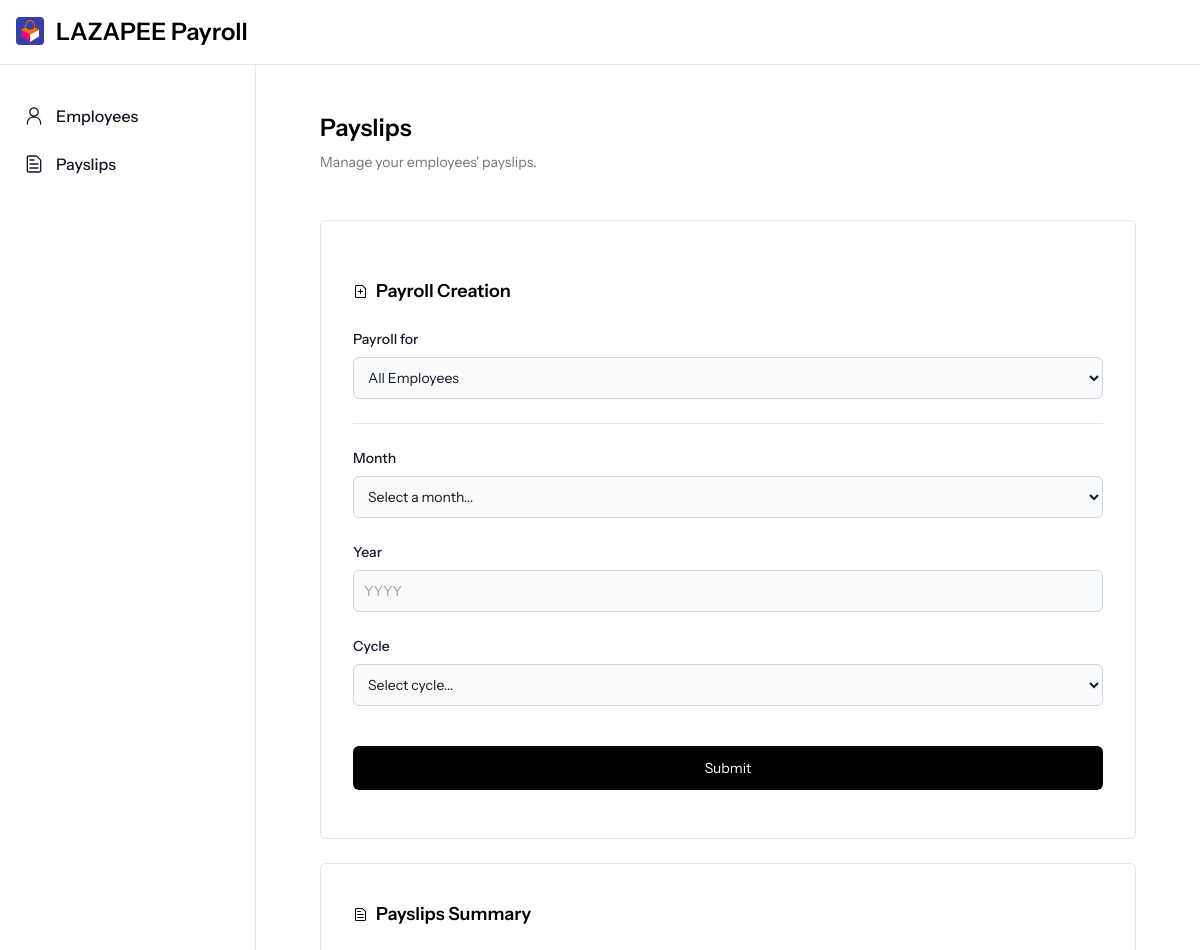
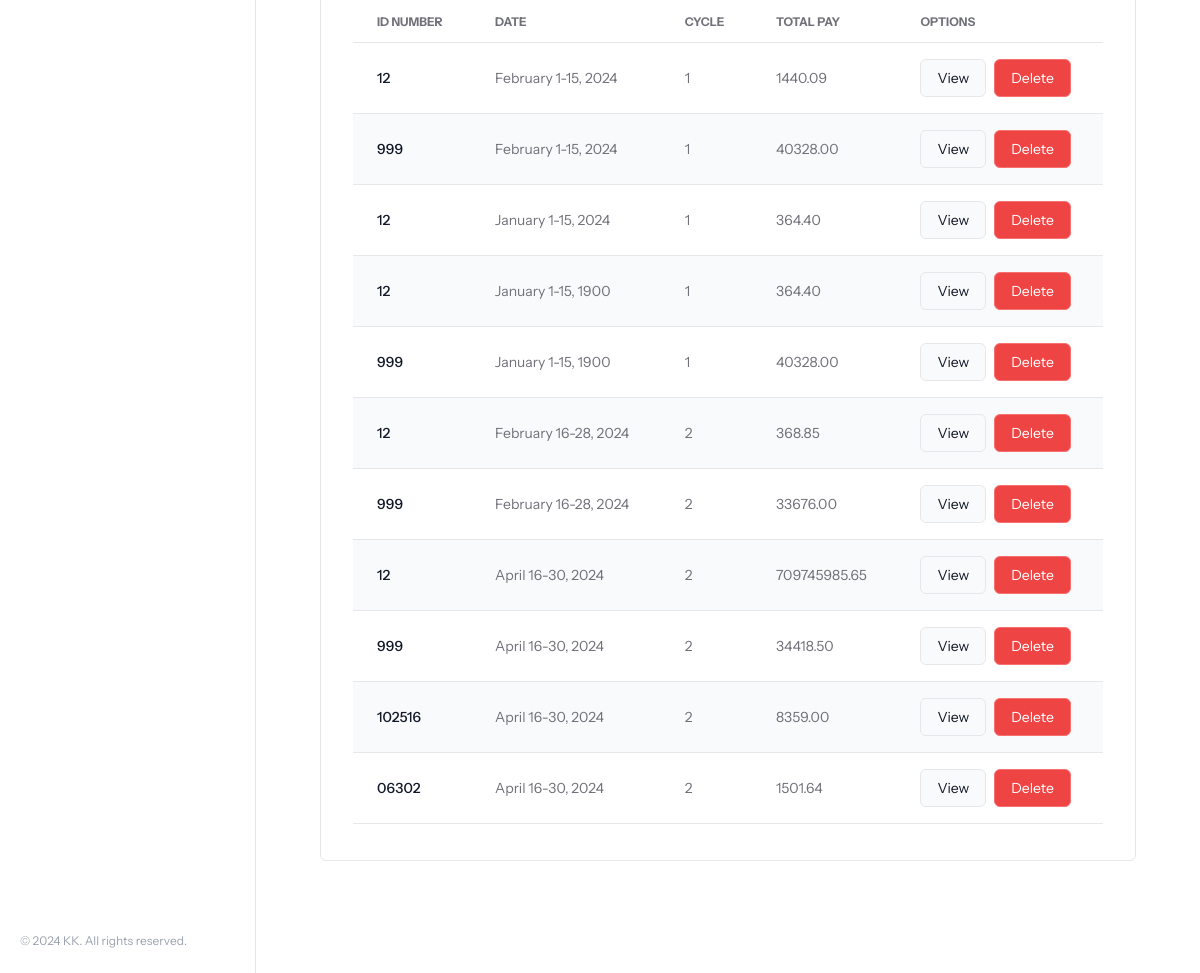
The page /payslips/ on the database its author committed (2 pictures, top to bottom).
### payroll_app/models.py (models this page shows, shortened)
class Payslip(models.Model):
    id_number = models.ForeignKey(Employee, on_delete=models.CASCADE, related_name='payslips')
    month = models.CharField(max_length=10)
    date_range = models.CharField(max_length=20)
    year = models.CharField(max_length=4)
    pay_cycle = models.IntegerField()
    rate = models.FloatField()
    earnings_allowance = models.FloatField()
    deductions_tax = models.FloatField()
    deductions_health = models.FloatField()
    pag_ibig = models.FloatField(default=100)
    sss = models.FloatField()
    overtime = models.FloatField()
    total_pay = models.FloatField()

class Employee(models.Model):
    name = models.CharField(max_length=255)
    id_number = models.CharField(max_length=20, unique=True)
    rate = models.FloatField()
    overtime_pay = models.FloatField(null=True, blank=True)
    allowance = models.FloatField(null=True, blank=True)

### payroll_app/views.py (the view)
# urls.py: path('payslips/', views.payslips, name='payslips'),
def payslips(request):
    employees = Employee.objects.all()
    payslips = Payslip.objects.all()
    context = {
        'employees': employees,
        'payslips': payslips,
    }
    return render(request, 'payroll_app/payslips.html', context)

### payroll_app/templates/payroll_app/payslips.html (shortened to what this page needs)
{% extends 'payroll_app/base.html' %}
{% load static %}
{% block content %}
<div class="flex items-center mb-12">
    <div>
        <span class="text-2xl font-semibold">Payslips</span>
        <p class="text-sm pt-2 text-[#71717A]">Manage your employees' payslips.</p>
    </div>
</div>
<div class="rounded-md bg-white border border-gray-200 sm:p-6 md:p-8 mb-6">
    <form class="space-y-6" action="{% url 'create_payslip' %}" method="POST">
        <div class="flex items-center">
            <h2 class="text-lg font-semibold">Payroll Creation</h2>
        </div>
        <div>
            <label for="name" class="block mb-2 text-sm font-medium text-gray-900">Payroll for</label>
            <select name="id_number" id="id_number"
                class="bg-gray-50 border border-gray-300 text-gray-900 text-sm rounded-md block w-full p-2.5">
                <option value="all_employees">All Employees</option>
            </select>
        </div>
        <hr class="my-6 border-gray-200">
        <div>
            <label for="month" class="block mb-2 text-sm font-medium text-gray-900">Month</label>
            <select id="month" name="month"
                class="bg-gray-50 border border-gray-300 text-gray-900 text-sm rounded-md block w-full p-2.5" required>
                <option disabled selected>Select a month...</option>
            </select>
        </div>
        <div>
            <label for="year" class="block mb-2 text-sm font-medium text-gray-900">Year</label>
            <input type="number" name="year" id="year" min="1900" max="2024" placeholder="YYYY"
                class="bg-gray-50 border border-gray-300 text-gray-900 text-sm rounded-md block w-full p-2.5"
                required />
        </div>
        <div class="pb-4">
            <label for="cycle" class="block mb-2 text-sm font-medium text-gray-900">Cycle</label>
            <select id="cycle" name="cycle"
                class="bg-gray-50 border border-gray-300 text-gray-900 text-sm rounded-md block w-full p-2.5" required>
                <option disabled selected>Select cycle...</option>
            </select>
        </div>
        <button type="submit"
            class="w-full text-white bg-black hover:bg-[#1B1B1B] rounded-md text-sm px-5 py-3 text-center">Submit</button>
    </form>
</div>
<div class="relative overflow-x-auto rounded-md bg-white border border-gray-200 sm:p-6 md:px-8 md:py-9 mb-16">
    <div class="flex items-center">
        <h2 class="text-lg font-semibold mb-6">Payslips Summary</h2>
    </div>
    <table class="w-full text-sm text-left text-[#71717A]">
        <thead class="text-xs text-[#71717A] uppercase border-b">
            <tr>
                <th scope="col" class="px-6 py-3">
                    ID Number
                </th>
                <th scope="col" class="px-6 py-3">
                    Date
                </th>
                <th scope="col" class="px-6 py-3">
                    Cycle
                </th>
                <th scope="col" class="px-6 py-3">
                    Total Pay
                </th>
                <th scope="col" class="px-6 py-3">
                    Options
                </th>
            </tr>
        </thead>
        <tbody>
            {% for payslip in payslips %}
            <tr class="odd:bg-white even:bg-gray-50 border-b">
                <th scope="row" class="px-6 py-4 font-medium text-gray-900 whitespace-nowrap">
                    {{ payslip.id_number.id_number }}
                </th>
                <td class="px-6 py-4">
                    {{ payslip.month|title }} {{ payslip.date_range }}, {{ payslip.year }}
                </td>
                <td class="px-6 py-4">
                    {{ payslip.pay_cycle }}
                </td>
                <td class="px-6 py-4">
                    {{ payslip.total_pay | floatformat:2 }}
                </td>
                <td class="px-6 py-4 flex items-center space-x-2">
                    <a href="{% url 'view_payslip' payslip.id %}"
                        class="w-auto flex items-center bg-gray-50 border border-gray-200 px-4 py-2 rounded-md hover:bg-gray-100 text-gray-900">
                        View
                    </a>
                    <form action="{% url 'delete_payslip' payslip.id %}" method="POST"
                        onsubmit="return confirm('Are you sure you want to delete this payslip?')"
                        class="w-auto flex items-center">
                        <button type="submit"
                            class="w-auto flex items-center bg-red-500 border border-red-400 text-white px-4 py-2 rounded-md hover:bg-red-600 -mb-3.5">
                            Delete
                        </button>
                    </form>
                </td>
            </tr>
            {% endfor %}
        </tbody>
    </table>
</div>
{% endblock %}

### payroll_app/templates/payroll_app/base.html (style rules this page uses)
body { font-family: "Instrument Sans", sans serif; }

### rows shown on the page
Payslip: id_number.id_number "12", month "February", date_range "1-15", year "2024", pay_cycle "1", total_pay "1440.09"
Payslip: id_number.id_number "999", month "February", date_range "1-15", year "2024", pay_cycle "1", total_pay "40328.00"
Payslip: id_number.id_number "12", month "January", date_range "1-15", year "2024", pay_cycle "1", total_pay "364.40"
Payslip: id_number.id_number "12", month "January", date_range "1-15", year "1900", pay_cycle "1", total_pay "364.40"
Payslip: id_number.id_number "999", month "January", date_range "1-15", year "1900", pay_cycle "1", total_pay "40328.00"
Payslip: id_number.id_number "12", month "February", date_range "16-28", year "2024", pay_cycle "2", total_pay "368.85"
Payslip: id_number.id_number "999", month "February", date_range "16-28", year "2024", pay_cycle "2", total_pay "33676.00"
Payslip: id_number.id_number "12", month "April", date_range "16-30", year "2024", pay_cycle "2", total_pay "709745985.65"
Payslip: id_number.id_number "999", month "April", date_range "16-30", year "2024", pay_cycle "2", total_pay "34418.50"
Payslip: id_number.id_number "102516", month "April", date_range "16-30", year "2024", pay_cycle "2", total_pay "8359.00"
Payslip: id_number.id_number "06302", month "April", date_range "16-30", year "2024", pay_cycle "2", total_pay "1501.64"
